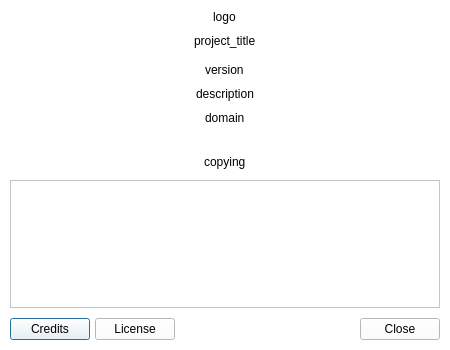
<?xml version="1.0" encoding="UTF-8"?>
<ui version="4.0">
 <class>AboutDialog</class>
 <widget class="QDialog" name="AboutDialog">
  <property name="geometry">
   <rect>
    <x>0</x>
    <y>0</y>
    <width>450</width>
    <height>350</height>
   </rect>
  </property>
  <property name="minimumSize">
   <size>
    <width>450</width>
    <height>350</height>
   </size>
  </property>
  <property name="maximumSize">
   <size>
    <width>450</width>
    <height>350</height>
   </size>
  </property>
  <property name="windowTitle">
   <string>About</string>
  </property>
  <property name="styleSheet">
   <string notr="true">background-color: rgb(255, 255, 255);</string>
  </property>
  <property name="sizeGripEnabled">
   <bool>false</bool>
  </property>
  <property name="modal">
   <bool>false</bool>
  </property>
  <layout class="QVBoxLayout" name="verticalLayout">
   <property name="spacing">
    <number>10</number>
   </property>
   <property name="leftMargin">
    <number>10</number>
   </property>
   <property name="topMargin">
    <number>10</number>
   </property>
   <property name="rightMargin">
    <number>10</number>
   </property>
   <property name="bottomMargin">
    <number>10</number>
   </property>
   <item alignment="Qt::AlignHCenter">
    <widget class="QLabel" name="lblLogo">
     <property name="text">
      <string>logo</string>
     </property>
    </widget>
   </item>
   <item alignment="Qt::AlignHCenter">
    <widget class="QLabel" name="lblProjectTitle">
     <property name="text">
      <string>project_title</string>
     </property>
    </widget>
   </item>
   <item>
    <widget class="QWidget" name="wdtContent" native="true">
     <layout class="QVBoxLayout" name="vBoxLytContent">
      <property name="spacing">
       <number>5</number>
      </property>
      <property name="topMargin">
       <number>5</number>
      </property>
      <property name="bottomMargin">
       <number>1</number>
      </property>
      <item>
       <layout class="QVBoxLayout" name="verticalLayout_2">
        <property name="spacing">
         <number>10</number>
        </property>
        <property name="bottomMargin">
         <number>10</number>
        </property>
        <item alignment="Qt::AlignHCenter">
         <widget class="QLabel" name="lblVersion">
          <property name="text">
           <string>version</string>
          </property>
         </widget>
        </item>
        <item alignment="Qt::AlignHCenter">
         <widget class="QLabel" name="lblDescription">
          <property name="text">
           <string>description</string>
          </property>
         </widget>
        </item>
        <item alignment="Qt::AlignHCenter">
         <widget class="QLabel" name="lblDomain">
          <property name="text">
           <string>domain</string>
          </property>
          <property name="textFormat">
           <enum>Qt::RichText</enum>
          </property>
          <property name="openExternalLinks">
           <bool>true</bool>
          </property>
          <property name="textInteractionFlags">
           <set>Qt::LinksAccessibleByMouse</set>
          </property>
         </widget>
        </item>
        <item>
         <spacer name="verticalSpacer">
          <property name="orientation">
           <enum>Qt::Vertical</enum>
          </property>
          <property name="sizeHint" stdset="0">
           <size>
            <width>20</width>
            <height>40</height>
           </size>
          </property>
         </spacer>
        </item>
       </layout>
      </item>
      <item>
       <spacer name="verticalSpacer_2">
        <property name="orientation">
         <enum>Qt::Vertical</enum>
        </property>
        <property name="sizeHint" stdset="0">
         <size>
          <width>20</width>
          <height>40</height>
         </size>
        </property>
       </spacer>
      </item>
      <item alignment="Qt::AlignHCenter">
       <widget class="QLabel" name="lblCopying">
        <property name="text">
         <string>copying</string>
        </property>
       </widget>
      </item>
     </layout>
    </widget>
   </item>
   <item>
    <widget class="QTextBrowser" name="txtBws">
     <property name="tabChangesFocus">
      <bool>true</bool>
     </property>
     <property name="openExternalLinks">
      <bool>true</bool>
     </property>
    </widget>
   </item>
   <item>
    <layout class="QHBoxLayout" name="horizontalLayout">
     <property name="spacing">
      <number>5</number>
     </property>
     <item>
      <widget class="QPushButton" name="btnCredits">
       <property name="sizePolicy">
        <sizepolicy hsizetype="Maximum" vsizetype="Fixed">
         <horstretch>0</horstretch>
         <verstretch>0</verstretch>
        </sizepolicy>
       </property>
       <property name="text">
        <string>Credits</string>
       </property>
       <property name="checkable">
        <bool>true</bool>
       </property>
       <property name="checked">
        <bool>false</bool>
       </property>
       <property name="autoDefault">
        <bool>true</bool>
       </property>
       <property name="flat">
        <bool>false</bool>
       </property>
      </widget>
     </item>
     <item>
      <widget class="QPushButton" name="btnLicense">
       <property name="sizePolicy">
        <sizepolicy hsizetype="Maximum" vsizetype="Maximum">
         <horstretch>0</horstretch>
         <verstretch>0</verstretch>
        </sizepolicy>
       </property>
       <property name="text">
        <string>License</string>
       </property>
       <property name="checkable">
        <bool>true</bool>
       </property>
      </widget>
     </item>
     <item>
      <spacer name="horizontalSpacer">
       <property name="orientation">
        <enum>Qt::Horizontal</enum>
       </property>
       <property name="sizeHint" stdset="0">
        <size>
         <width>40</width>
         <height>20</height>
        </size>
       </property>
      </spacer>
     </item>
     <item>
      <widget class="QPushButton" name="btnClose">
       <property name="sizePolicy">
        <sizepolicy hsizetype="Maximum" vsizetype="Maximum">
         <horstretch>0</horstretch>
         <verstretch>0</verstretch>
        </sizepolicy>
       </property>
       <property name="text">
        <string>Close</string>
       </property>
      </widget>
     </item>
    </layout>
   </item>
  </layout>
 </widget>
 <resources/>
 <connections>
  <connection>
   <sender>btnClose</sender>
   <signal>clicked()</signal>
   <receiver>AboutDialog</receiver>
   <slot>reject()</slot>
   <hints>
    <hint type="sourcelabel">
     <x>438</x>
     <y>338</y>
    </hint>
    <hint type="destinationlabel">
     <x>249</x>
     <y>224</y>
    </hint>
   </hints>
  </connection>
  <connection>
   <sender>btnCredits</sender>
   <signal>clicked(bool)</signal>
   <receiver>AboutDialog</receiver>
   <slot>onCreditsOrLicenceChecked(bool)</slot>
   <hints>
    <hint type="sourcelabel">
     <x>50</x>
     <y>326</y>
    </hint>
    <hint type="destinationlabel">
     <x>224</x>
     <y>174</y>
    </hint>
   </hints>
  </connection>
  <connection>
   <sender>btnLicense</sender>
   <signal>clicked(bool)</signal>
   <receiver>AboutDialog</receiver>
   <slot>onCreditsOrLicenceChecked(bool)</slot>
   <hints>
    <hint type="sourcelabel">
     <x>135</x>
     <y>326</y>
    </hint>
    <hint type="destinationlabel">
     <x>224</x>
     <y>174</y>
    </hint>
   </hints>
  </connection>
 </connections>
 <slots>
  <slot>onCreditsOrLicenceChecked(bool)</slot>
 </slots>
</ui>
